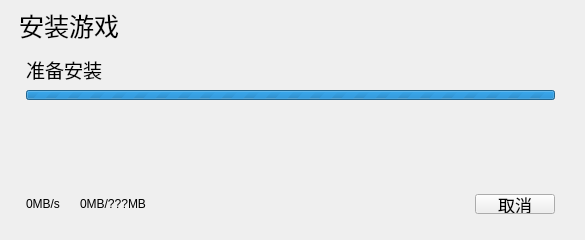
<?xml version="1.0" encoding="UTF-8"?>
<ui version="4.0">
 <class>Dialog_GameInstall</class>
 <widget class="QDialog" name="Dialog_GameInstall">
  <property name="geometry">
   <rect>
    <x>0</x>
    <y>0</y>
    <width>585</width>
    <height>240</height>
   </rect>
  </property>
  <property name="windowTitle">
   <string>Dialog</string>
  </property>
  <property name="styleSheet">
   <string notr="true">QProgressBar{
	text-align: center;
	border-style:none;
	border-radius:5px;
	background-color: rgb(245, 245, 245);
	height:10px;
	color: rgb(66, 66, 66);
}
QProgressBar::chunk{
	border-radius:5px;
	background-color: rgb(26, 135, 255);
}


#widget_main{
	border: 1px solid rgb(33, 33, 33);
	border-radius: 8px;
	background-color: rgb(255, 255, 255);
}

#widget_up{
	background-color: rgb(248, 248, 248);
	border: 1px solid rgba(0, 0, 0,0);
	border-top-right-radius: 8px;
	border-top-left-radius: 8px;
}

#widget_bottom &gt; QPushButton{
	border: none;
	background-color: rgba(255, 255, 255, 0);
}

#scrollArea,
#stackedWidget,
#stackedWidget &gt; QWidget,
#scrollAreaWidgetContents{
	background-color: rgba(0, 0, 0,0);
}</string>
  </property>
  <layout class="QHBoxLayout" name="horizontalLayout">
   <property name="leftMargin">
    <number>6</number>
   </property>
   <property name="topMargin">
    <number>4</number>
   </property>
   <property name="rightMargin">
    <number>10</number>
   </property>
   <property name="bottomMargin">
    <number>11</number>
   </property>
   <item>
    <widget class="QWidget" name="widget_main" native="true">
     <layout class="QVBoxLayout" name="verticalLayout_2">
      <property name="spacing">
       <number>0</number>
      </property>
      <property name="leftMargin">
       <number>1</number>
      </property>
      <property name="topMargin">
       <number>1</number>
      </property>
      <property name="rightMargin">
       <number>1</number>
      </property>
      <property name="bottomMargin">
       <number>0</number>
      </property>
      <item>
       <widget class="QWidget" name="widget_up" native="true">
        <property name="minimumSize">
         <size>
          <width>0</width>
          <height>40</height>
         </size>
        </property>
        <property name="maximumSize">
         <size>
          <width>16777215</width>
          <height>40</height>
         </size>
        </property>
        <layout class="QGridLayout" name="gridLayout">
         <property name="leftMargin">
          <number>12</number>
         </property>
         <property name="topMargin">
          <number>0</number>
         </property>
         <property name="bottomMargin">
          <number>0</number>
         </property>
         <property name="spacing">
          <number>0</number>
         </property>
         <item row="0" column="1" rowspan="2">
          <spacer name="horizontalSpacer">
           <property name="orientation">
            <enum>Qt::Horizontal</enum>
           </property>
           <property name="sizeHint" stdset="0">
            <size>
             <width>40</width>
             <height>20</height>
            </size>
           </property>
          </spacer>
         </item>
         <item row="0" column="0" rowspan="2">
          <widget class="QLabel" name="label">
           <property name="sizePolicy">
            <sizepolicy hsizetype="Maximum" vsizetype="Preferred">
             <horstretch>0</horstretch>
             <verstretch>0</verstretch>
            </sizepolicy>
           </property>
           <property name="font">
            <font>
             <pointsize>19</pointsize>
            </font>
           </property>
           <property name="text">
            <string>安装游戏</string>
           </property>
          </widget>
         </item>
         <item row="0" column="3" rowspan="2">
          <widget class="MyQLabel" name="label_4">
           <property name="sizePolicy">
            <sizepolicy hsizetype="Maximum" vsizetype="Preferred">
             <horstretch>0</horstretch>
             <verstretch>0</verstretch>
            </sizepolicy>
           </property>
           <property name="minimumSize">
            <size>
             <width>18</width>
             <height>18</height>
            </size>
           </property>
           <property name="maximumSize">
            <size>
             <width>18</width>
             <height>18</height>
            </size>
           </property>
           <property name="font">
            <font>
             <pointsize>14</pointsize>
            </font>
           </property>
           <property name="text">
            <string/>
           </property>
           <property name="pixmap">
            <pixmap resource="../Dialog_All.qrc">:/image/images/PopUpWindow.png</pixmap>
           </property>
           <property name="scaledContents">
            <bool>true</bool>
           </property>
           <property name="alignment">
            <set>Qt::AlignCenter</set>
           </property>
           <property name="indent">
            <number>5</number>
           </property>
          </widget>
         </item>
        </layout>
       </widget>
      </item>
      <item>
       <widget class="QWidget" name="widget_middle" native="true">
        <layout class="QHBoxLayout" name="horizontalLayout_3">
         <property name="leftMargin">
          <number>19</number>
         </property>
         <property name="topMargin">
          <number>5</number>
         </property>
         <property name="rightMargin">
          <number>19</number>
         </property>
         <property name="bottomMargin">
          <number>0</number>
         </property>
         <item>
          <widget class="QStackedWidget" name="stackedWidget">
           <property name="currentIndex">
            <number>0</number>
           </property>
           <widget class="QWidget" name="page_widget_middle_start">
            <layout class="QVBoxLayout" name="verticalLayout_3">
             <property name="spacing">
              <number>-1</number>
             </property>
             <property name="leftMargin">
              <number>0</number>
             </property>
             <property name="topMargin">
              <number>5</number>
             </property>
             <property name="rightMargin">
              <number>0</number>
             </property>
             <property name="bottomMargin">
              <number>0</number>
             </property>
             <item>
              <widget class="QLabel" name="label_8">
               <property name="font">
                <font>
                 <pointsize>14</pointsize>
                </font>
               </property>
               <property name="text">
                <string>准备安装</string>
               </property>
              </widget>
             </item>
             <item>
              <widget class="QProgressBar" name="progressBar_start">
               <property name="maximumSize">
                <size>
                 <width>16777215</width>
                 <height>10</height>
                </size>
               </property>
               <property name="minimum">
                <number>0</number>
               </property>
               <property name="maximum">
                <number>0</number>
               </property>
               <property name="value">
                <number>0</number>
               </property>
               <property name="textVisible">
                <bool>false</bool>
               </property>
              </widget>
             </item>
             <item>
              <spacer name="verticalSpacer">
               <property name="orientation">
                <enum>Qt::Vertical</enum>
               </property>
               <property name="sizeHint" stdset="0">
                <size>
                 <width>20</width>
                 <height>112</height>
                </size>
               </property>
              </spacer>
             </item>
            </layout>
           </widget>
           <widget class="QWidget" name="page_widget_middle_inatall">
            <layout class="QHBoxLayout" name="horizontalLayout_2">
             <property name="leftMargin">
              <number>0</number>
             </property>
             <property name="topMargin">
              <number>0</number>
             </property>
             <property name="rightMargin">
              <number>0</number>
             </property>
             <property name="bottomMargin">
              <number>0</number>
             </property>
             <item>
              <widget class="QScrollArea" name="scrollArea">
               <property name="widgetResizable">
                <bool>true</bool>
               </property>
               <widget class="QWidget" name="scrollAreaWidgetContents">
                <property name="geometry">
                 <rect>
                  <x>0</x>
                  <y>0</y>
                  <width>527</width>
                  <height>131</height>
                 </rect>
                </property>
                <layout class="QVBoxLayout" name="verticalLayout">
                 <property name="spacing">
                  <number>10</number>
                 </property>
                 <property name="leftMargin">
                  <number>0</number>
                 </property>
                 <property name="topMargin">
                  <number>0</number>
                 </property>
                 <property name="rightMargin">
                  <number>0</number>
                 </property>
                 <property name="bottomMargin">
                  <number>0</number>
                 </property>
                 <item>
                  <widget class="QLabel" name="label_inatall_Jar">
                   <property name="font">
                    <font>
                     <pointsize>14</pointsize>
                    </font>
                   </property>
                   <property name="text">
                    <string>原版Jar下载</string>
                   </property>
                  </widget>
                 </item>
                 <item>
                  <widget class="QProgressBar" name="progressBar_inatall_Jar">
                   <property name="maximumSize">
                    <size>
                     <width>16777215</width>
                     <height>10</height>
                    </size>
                   </property>
                   <property name="minimum">
                    <number>0</number>
                   </property>
                   <property name="maximum">
                    <number>0</number>
                   </property>
                   <property name="value">
                    <number>0</number>
                   </property>
                   <property name="textVisible">
                    <bool>false</bool>
                   </property>
                  </widget>
                 </item>
                 <item>
                  <widget class="QLabel" name="label_inatall_assetsFile">
                   <property name="font">
                    <font>
                     <pointsize>14</pointsize>
                    </font>
                   </property>
                   <property name="text">
                    <string>游戏资源文件下载 (方式A)</string>
                   </property>
                  </widget>
                 </item>
                 <item>
                  <widget class="QProgressBar" name="progressBar_inatall_assetsFile">
                   <property name="maximumSize">
                    <size>
                     <width>16777215</width>
                     <height>10</height>
                    </size>
                   </property>
                   <property name="maximum">
                    <number>100</number>
                   </property>
                   <property name="value">
                    <number>0</number>
                   </property>
                   <property name="textVisible">
                    <bool>false</bool>
                   </property>
                  </widget>
                 </item>
                 <item>
                  <widget class="QLabel" name="label_inatall_libraryFile">
                   <property name="font">
                    <font>
                     <pointsize>14</pointsize>
                    </font>
                   </property>
                   <property name="text">
                    <string>游戏支持库文件下载+安装</string>
                   </property>
                  </widget>
                 </item>
                 <item>
                  <widget class="QProgressBar" name="progressBar_inatall_libraryFile">
                   <property name="maximumSize">
                    <size>
                     <width>16777215</width>
                     <height>10</height>
                    </size>
                   </property>
                   <property name="maximum">
                    <number>100</number>
                   </property>
                   <property name="value">
                    <number>0</number>
                   </property>
                   <property name="textVisible">
                    <bool>false</bool>
                   </property>
                  </widget>
                 </item>
                </layout>
               </widget>
              </widget>
             </item>
            </layout>
           </widget>
           <widget class="QWidget" name="page_2"/>
          </widget>
         </item>
        </layout>
       </widget>
      </item>
      <item>
       <widget class="QWidget" name="widget_bottom" native="true">
        <layout class="QHBoxLayout" name="horizontalLayout_4">
         <property name="spacing">
          <number>20</number>
         </property>
         <property name="leftMargin">
          <number>19</number>
         </property>
         <property name="topMargin">
          <number>17</number>
         </property>
         <property name="rightMargin">
          <number>19</number>
         </property>
         <property name="bottomMargin">
          <number>15</number>
         </property>
         <item>
          <widget class="QLabel" name="label_info_spend">
           <property name="text">
            <string>0MB/s</string>
           </property>
          </widget>
         </item>
         <item>
          <widget class="QLabel" name="label_info_size">
           <property name="text">
            <string>0MB/???MB</string>
           </property>
          </widget>
         </item>
         <item>
          <spacer name="horizontalSpacer_3">
           <property name="orientation">
            <enum>Qt::Horizontal</enum>
           </property>
           <property name="sizeHint" stdset="0">
            <size>
             <width>40</width>
             <height>20</height>
            </size>
           </property>
          </spacer>
         </item>
         <item>
          <widget class="QPushButton" name="pushButton_bottom_cancel">
           <property name="minimumSize">
            <size>
             <width>26</width>
             <height>19</height>
            </size>
           </property>
           <property name="font">
            <font>
             <pointsize>13</pointsize>
            </font>
           </property>
           <property name="text">
            <string>取消</string>
           </property>
           <property name="autoDefault">
            <bool>false</bool>
           </property>
          </widget>
         </item>
        </layout>
       </widget>
      </item>
     </layout>
    </widget>
   </item>
  </layout>
 </widget>
 <customwidgets>
  <customwidget>
   <class>MyQLabel</class>
   <extends>QLabel</extends>
   <header location="global">UI.Custom_UI.QLabel</header>
  </customwidget>
 </customwidgets>
 <resources>
  <include location="../MainWindow/img.qrc"/>
  <include location="../Dialog_All.qrc"/>
 </resources>
 <connections/>
</ui>
